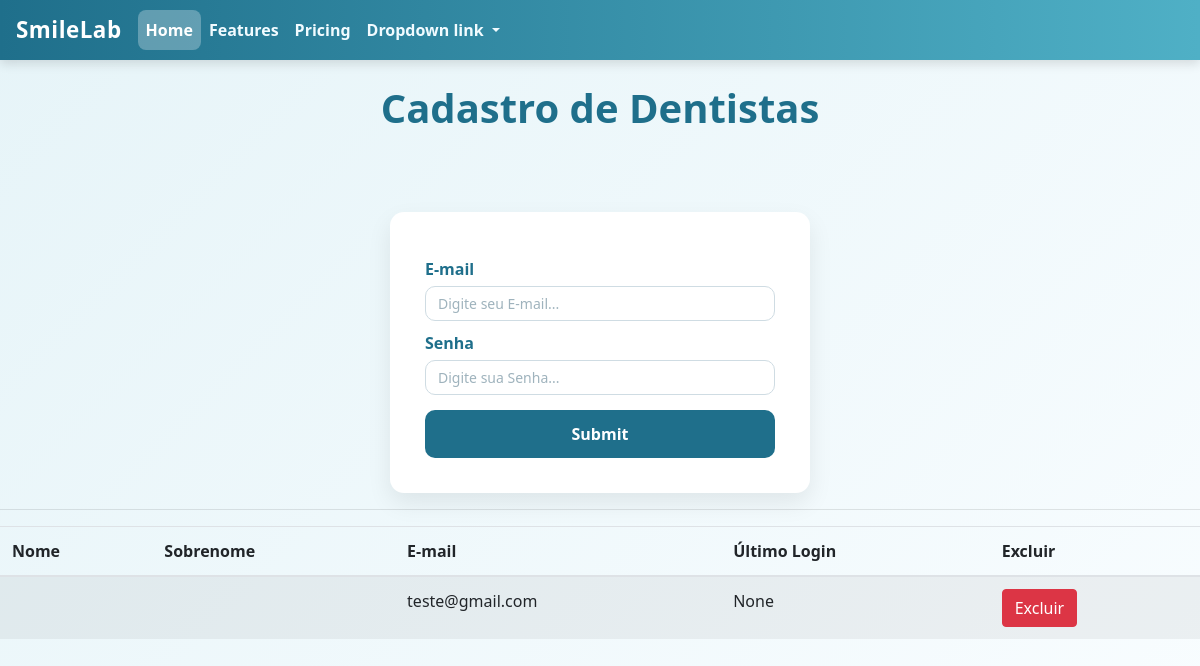
Before: /auth/cadastrar_dentistas/ with the older database file.
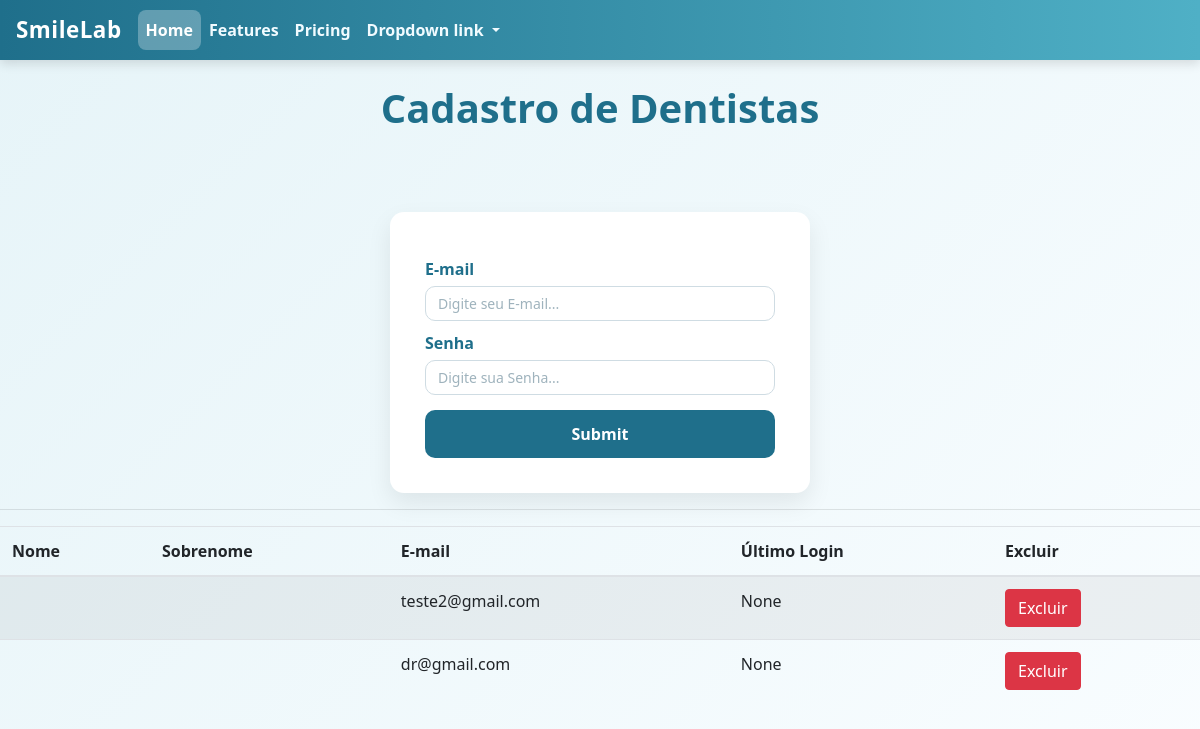
After: the same page with the newer database file.
### usuarios/models.py (models this page shows)
class Users(AbstractUser): #Herdando atributos de uma classe preexistente e colocando novos campos que dizem respeito a esse sistema em específico
    choices_cargo = (('D', 'Dentista'), ('S', 'Secretária'), ('A', 'Admin'))
    cargo = models.CharField(max_length=1, choices=choices_cargo)

### usuarios/views.py (the view, shortened to what this page needs)
# urls.py: path('cadastrar_dentistas/', views.cadastrar_dentistas, name='cadastrar_dentistas'),
@has_permission_decorator('cadastrar_dentistas')
def cadastrar_dentistas(request):
    if request.method == "GET":
        dentistas = Users.objects.filter(cargo="D")
        return render(request, 'cadastrar_dentistas.html', {'dentistas':dentistas})

### usuarios/templates/cadastrar_dentistas.html
{% extends 'base.html' %}
{% block 'body' %}
<br>
<h1>Cadastro de Dentistas</h1>
<div class = "container">
    <form action = "{% url 'cadastrar_dentistas' %}" method="POST"> {% csrf_token %}
        <label>E-mail</label>
        <input type="email" placeholder="Digite seu E-mail..." name="email" class="form-control">
        <br>
        <label>Senha</label>
        <input type="password" placeholder="Digite sua Senha..." name="senha" class="form-control">
        <br>
        <input type="submit" class="btn btn-success">
        <br>
    </form>
</div>
 <hr>
 <table class="table table-striped">
  <thead>
    <tr>
      <th scope="col">Nome</th>
      <th scope="col">Sobrenome</th>
      <th scope="col">E-mail</th>
      <th scope="col">Último Login</th>
      <th scope="col">Excluir</th>
    </tr>
  </thead>
  <tbody>
    {%for dentista in dentistas %}
    <tr>
      <th scope="row">{{dentista.first_name}}</th>
        <td>{{dentista.last_name}}</td>
        <td>{{dentista.email}}</td>
        <td>{{dentista.last_login}}</td>
        <td><a href="{%url 'excluir_usuario' dentista.id %}" class="btn btn-danger">Excluir</a></td>
    </tr>
    {% endfor %}
  </tbody>
</table>
{% endblock %}

### templates/base.html (shortened to what this page needs)
{% load static %}
<!doctype html>
<html lang="pt-br">
  <head>
    <link rel="stylesheet" href="https://cdn.jsdelivr.net/npm/bootstrap@4.6.2/dist/css/bootstrap.min.css">
    <link rel="stylesheet" href="{%static 'usuarios/css/css.css' %}">
  </head>
  <body>
    <nav class="navbar navbar-expand-lg navbar-light bg-light">
  <a class="navbar-brand" href="#">SmileLab</a>
  <div class="collapse navbar-collapse" id="navbarNavDropdown">
    <ul class="navbar-nav">
      <li class="nav-item active">
        <a class="nav-link" href="#">Home <span class="sr-only">(current)</span></a>
      </li>
      <li class="nav-item">
        <a class="nav-link" href="#">Features</a>
      </li>
      <li class="nav-item">
        <a class="nav-link" href="#">Pricing</a>
      </li>
      <li class="nav-item dropdown">
        <a class="nav-link dropdown-toggle" href="#" role="button" data-toggle="dropdown" aria-expanded="false">
          Dropdown link
        </a>
      </li>
    </ul>
  </div>
</nav>
   {% block 'body' %}
    {% endblock %}
  </body>
</html>

### templates/static/usuarios/css/css.css (style rules this page uses)
body { background: linear-gradient(135deg, #e6f4f8, #f9fdff); font-family: 'Segoe UI', Tahoma, Geneva, Verdana, sans-serif; min-height: 100vh; }
.container { max-width: 420px; margin-top: 80px; background-color: #ffffff; padding: 35px; border-radius: 14px; box-shadow: 0 10px 25px rgba(0,0,0,0.08); }
h1, h2, h3 { text-align: center; color: #1f6f8b; font-weight: 700; margin-bottom: 25px; }
label { font-weight: 600; color: #1f6f8b; margin-bottom: 5px; }
.form-control { border-radius: 10px; border: 1px solid #cfdce3; padding: 12px; font-size: 14px; transition: 0.3s; }
.form-control::placeholder { color: #9fb3bd; }
.btn-success { width: 100%; background-color: #1f6f8b; border: none; border-radius: 10px; padding: 12px; font-size: 16px; font-weight: 600; transition: 0.3s; margin-top: 15px; }
form { display: flex; flex-direction: column; }
form label { margin-top: 10px; }
.navbar { background: linear-gradient(90deg, #1f6f8b, #4fb0c6) !important; box-shadow: 0 4px 10px rgba(0,0,0,0.12); }
.navbar-brand { color: #ffffff !important; font-weight: 700; font-size: 1.4rem; letter-spacing: 0.5px; }
.navbar-light .navbar-nav .nav-link { color: #f1fbff; font-weight: 600; transition: 0.3s; }
.navbar-light .navbar-nav .active > .nav-link { color: #ffffff; background-color: rgba(255,255,255,0.28); border-radius: 8px; }

Changed rows visible on the page:
removed Users: email "teste@gmail.com", last_login "None"
added Users: email "teste2@gmail.com", last_login "None"
added Users: email "dr@gmail.com", last_login "None"
